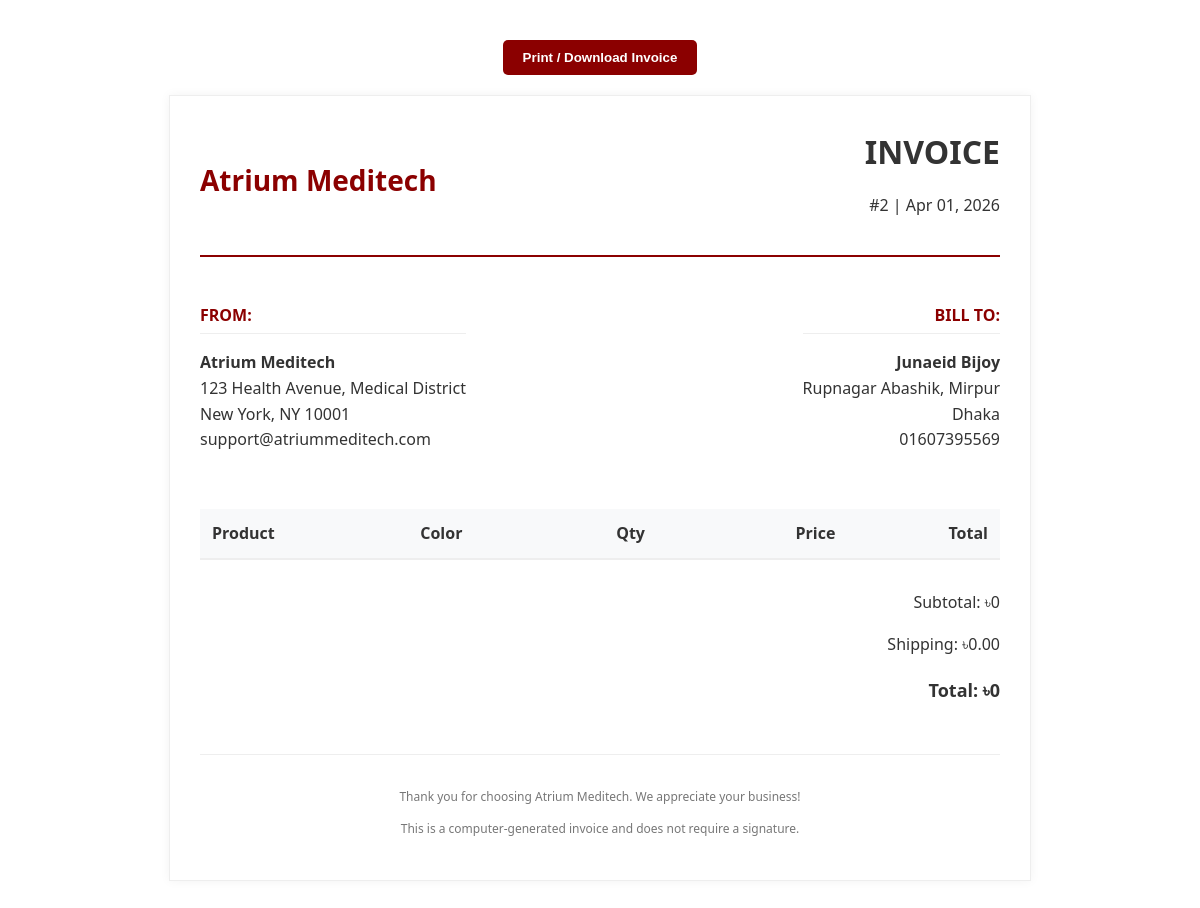
The app's page /orders/admin/order/2/invoice/ (signed in) with its own data.
### orders/models.py (models this page shows, shortened)
class Order(models.Model):
    first_name = models.CharField(max_length=50)
    last_name = models.CharField(max_length=50)
    phone_number = models.CharField(max_length=15)
    address = models.CharField(max_length=250)
    city = models.CharField(max_length=100)
    created = models.DateTimeField(auto_now_add=True)
    updated = models.DateTimeField(auto_now=True)
    paid = models.BooleanField(default=False)
    class Meta:
        ordering = ['-created']
        indexes = [
            models.Index(fields=['-created']),
        ]
    def get_total_cost(self):
        return sum(item.get_cost() for item in self.items.all())

### orders/views.py (the view)
# urls.py: path('admin/order/<int:order_id>/invoice/', views.admin_order_invoice, name='admin_order_invoice'),
@staff_member_required
def admin_order_invoice(request, order_id):
    order = get_object_or_404(Order, id=order_id)
    return render(request,
                  'orders/order/invoice.html',
                  {'order': order})

### cart/context_processors.py (called while the page is built)
def cart(request):
    return {'cart': Cart(request)}

### templates/orders/order/invoice.html (shortened to what this page needs)
<!DOCTYPE html>
<html lang="en">
<head>
</head>
<body>
    <div class="no-print" style="text-align: center;">
        <button class="btn-print" onclick="window.print()">Print / Download Invoice</button>
    </div>
    <div class="invoice-box">
        <div class="header">
            <div class="logo">Atrium Meditech</div>
            <div class="invoice-title">
                <h1>INVOICE</h1>
                <p>#{{ order.id }} | {{ order.created|date:"M d, Y" }}</p>
            </div>
        </div>
        <div class="info-section">
            <div class="info-block">
                <h3>From:</h3>
                <p><strong>Atrium Meditech</strong><br>
                123 Health Avenue, Medical District<br>
                New York, NY 10001<br>
                support@atriummeditech.com</p>
            </div>
            <div class="info-block" style="text-align: right;">
                <h3>Bill To:</h3>
                <p><strong>{{ order.first_name }} {{ order.last_name }}</strong><br>
                {{ order.address }}<br>
                {{ order.city }}<br>
                {{ order.phone_number }}</p>
            </div>
        </div>
        <table>
            <thead>
                <tr>
                    <th>Product</th>
                    <th>Color</th>
                    <th style="text-align: center;">Qty</th>
                    <th style="text-align: right;">Price</th>
                    <th style="text-align: right;">Total</th>
                </tr>
            </thead>
        </table>
        <div class="total-section">
            <p>Subtotal: ৳{{ order.get_total_cost }}</p>
            <p>Shipping: ৳0.00</p>
            <p class="total-row">Total: ৳{{ order.get_total_cost }}</p>
        </div>
        <div class="footer">
            <p>Thank you for choosing Atrium Meditech. We appreciate your business!</p>
            <p>This is a computer-generated invoice and does not require a signature.</p>
        </div>
    </div>
</body>
</html>

### templates/orders/order/invoice.html (style rules this page uses)
body { font-family: 'Segoe UI', Tahoma, Geneva, Verdana, sans-serif; color: #333; line-height: 1.6; margin: 40px; }
.invoice-box { max-width: 800px; margin: auto; padding: 30px; border: 1px solid #eee; box-shadow: 0 0 10px rgba(0, 0, 0, 0.05); background-color: #fff; }
.header { display: flex; justify-content: space-between; align-items: center; border-bottom: 2px solid #8b0000; padding-bottom: 20px; margin-bottom: 30px; }
.logo { font-size: 28px; font-weight: bold; color: #8b0000; }
.invoice-title { text-align: right; }
.invoice-title h1 { margin: 0; font-size: 32px; color: #333; }
.info-section { display: flex; justify-content: space-between; margin-bottom: 40px; }
.info-block h3 { border-bottom: 1px solid #eee; padding-bottom: 5px; margin-bottom: 10px; font-size: 16px; color: #8b0000; text-transform: uppercase; }
table { width: 100%; border-collapse: collapse; margin-bottom: 30px; }
th { background-color: #f8f9fa; border-bottom: 2px solid #eee; padding: 12px; text-align: left; font-weight: 600; }
.total-section { text-align: right; margin-top: 20px; }
.total-row { font-size: 18px; font-weight: bold; }
.footer { margin-top: 50px; text-align: center; font-size: 12px; color: #777; border-top: 1px solid #eee; padding-top: 20px; }
.btn-print { background-color: #8b0000; color: white; padding: 10px 20px; border: none; border-radius: 5px; cursor: pointer; font-weight: bold; margin-bottom: 20px; }

### records on screen
Order: id "2", created "Apr 01, 2026", first_name "Junaeid", last_name "Bijoy", address "Rupnagar Abashik, Mirpur", city "Dhaka", phone_number "01607395569", get_total_cost "0"
